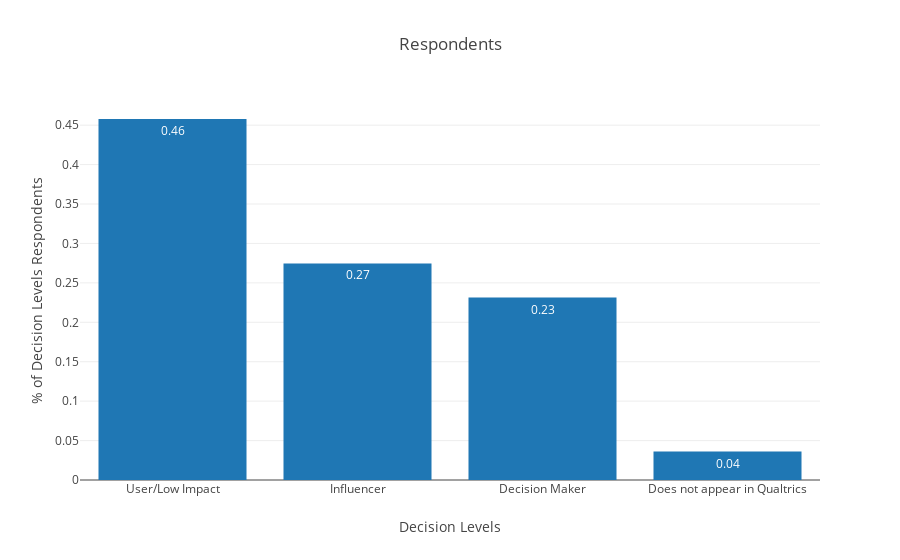

Here is the notebook cell this chart was saved with:
### Markdown cell above
### Decision Makers

### Code cell
genericBar_Plot(wkgdf['Decision Levels'].value_counts(),
                title='Respondents')

### Figure 1 — Plotly figure (JSON) as saved in the notebook; plotly's stock layout.template omitted (floating-point values rounded to 4 significant figures)
{"data": [{"text": [0.46, 0.27, 0.23, 0.04], "textposition": "auto", "type": "bar", "uid": "ca1aa140-3c17-4151-b613-e45b3d557112", "x": ["User/Low Impact", "Influencer", "Decision Maker", "Does not appear in Qualtrics"], "y": [0.4578, 0.2747, 0.2313, 0.03614]}], "layout": {"title": {"text": "Respondents"}, "xaxis": {"title": {"text": "Decision Levels"}}, "yaxis": {"title": {"text": "% of Decision Levels Respondents"}}}}
